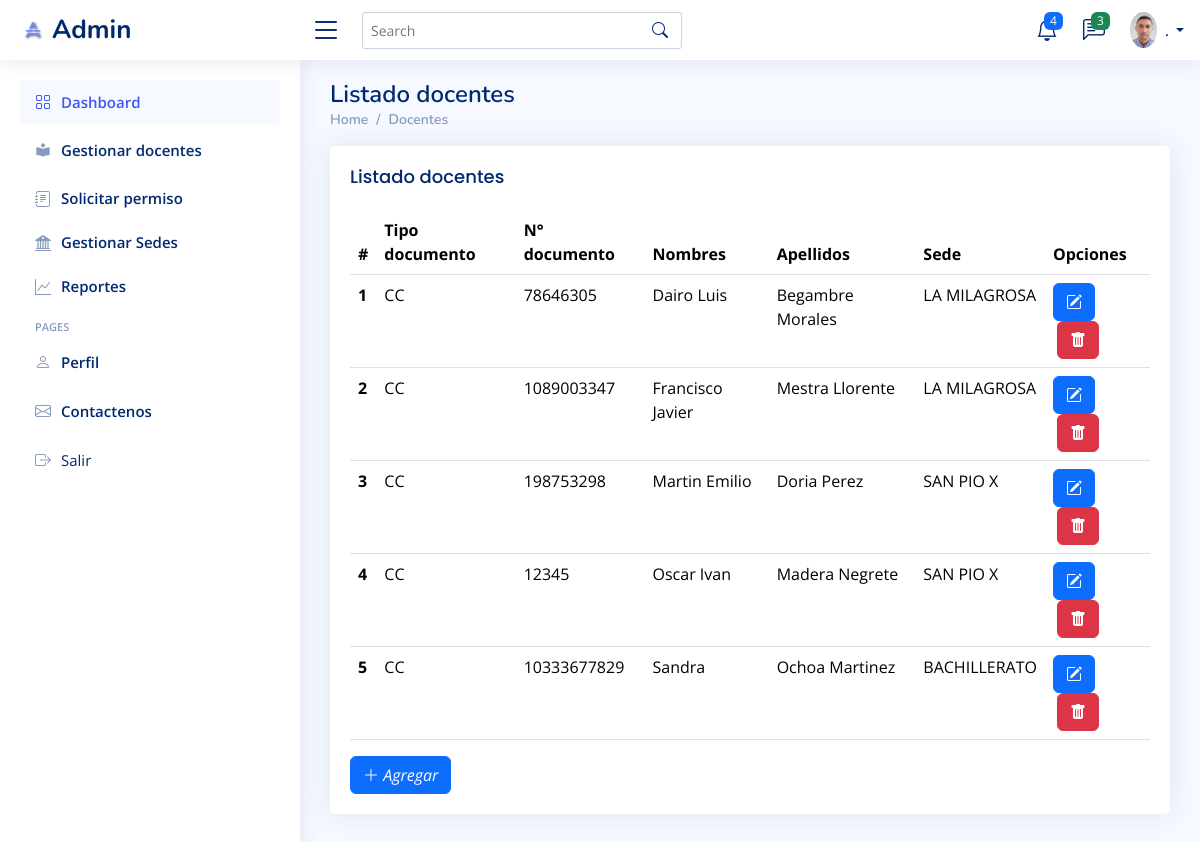
The page /listar_docente/ on the database its author committed.
### login/models.py (models this page shows, shortened)
class Docente(models.Model):
    cedula = 'CC'
    cedula_extranjeria = 'CE'
    pasaporte = 'PA'
    tipo_documento = [
        (cedula, 'Cédula de ciudadanía'),
        (cedula_extranjeria, 'Cédula de extranjería'),
        (pasaporte, 'Pasaporte'),
    ]
    documento = models.CharField(
        max_length=2, choices=tipo_documento, default=cedula)
    numero_cedula = models.IntegerField()
    name = models.CharField(max_length=100, verbose_name='Nombres')
    apellido = models.CharField(max_length=100, verbose_name='Apellidos')
    escuela = models.ForeignKey(
        Sede, default="LA MILAGROSA", on_delete=models.CASCADE)
    email = models.EmailField(blank=True, null=True)
    estado = models.BooleanField(default=True)
    class Meta:
        ordering = ['name']

class Sede(models.Model):
    nombre = models.CharField(max_length=200)
    estado = models.BooleanField(default=True)
    def __str__(self):
        return f"{self.nombre}"
    class Meta:
        ordering = ['nombre']

### login/views.py (the view)
# urls.py: path('listar_docente/', ListarDocente.as_view(), name='listar_docente'),
class ListarDocente(ListView):
    model = Docente
    paginate_by = 20
    template_name = 'src/listar_docente.html'
    def get_context_data(self, **kwargs):
        context = super().get_context_data(**kwargs)
        context['title'] = 'Listado docentes'
        return context

### templates/src/listar_docente.html (shortened to what this page needs)
{% extends "base.html" %}
{% block table %}
<main id="main" class="main">
    <div class="pagetitle">
        <h1>{{title}}</h1>
        <nav>
            <ol class="breadcrumb">
                <li class="breadcrumb-item"><a href={% url "index" %}>Home</a></li>
                <li class="breadcrumb-item"><a href={% url "listar_docente" %}>Docentes</a></li>
            </ol>
        </nav>
    </div>
    <div class="row">
        <div class="col-lg-12">
            <div class="card">
                <div class="card-body">
                    <h5 class="card-title">Listado docentes</h5>
                    <table class="table table-hover">
                        <thead>
                            <tr>
                                <th scope="col">#</th>
                                <th scope="col">Tipo documento</th>
                                <th scope="col">N° documento</th>
                                <th scope="col">Nombres</th>
                                <th scope="col">Apellidos</th>
                                <th scope="col">Sede</th>
                                <th scope="col">Opciones</th>
                            </tr>
                        </thead>
                        <tbody>
                            {% for c in object_list %}
                                {% if c.estado == True %}
                            <tr>
                                <th scope="row">{{forloop.counter}}</th>
                                <td>{{c.documento}}</td>
                                <td>{{c.numero_cedula}}</td>
                                <td>{{c.name}}</td>
                                <td>{{c.apellido}}</td>
                                <td>{{c.escuela}}</td>
                                <td>
                                    <a class="btn btn-primary me-1" href=" {% url "editar_docente" c.id %} " title="
                                        Editar"><i class="bi bi-pencil-square "></i></a><a class="btn btn-danger ms-1"
                                        href=" {% url "eliminar_docente" c.id %} "
                                        title=" Eliminar"><i class="bi bi-trash-fill"></i></a></td>
                            </tr>
                                {% endif %}
                            {% endfor %}
                        </tbody>
                    </table>
                    <a class="btn btn-primary" href=" {% url "crear_docente" %} "><i class=" bi bi-plus-lg">
                        Agregar</i></a>
                </div>
            </div>
        </div>
    </div>
</main>
{% endblock %}

### rows shown on the page
Docente: documento "CC", numero_cedula "78646305", name "Dairo Luis", apellido "Begambre Morales", escuela "LA MILAGROSA"
Docente: documento "CC", numero_cedula "1089003347", name "Francisco Javier", apellido "Mestra Llorente", escuela "LA MILAGROSA"
Docente: documento "CC", numero_cedula "198753298", name "Martin Emilio", apellido "Doria Perez", escuela "SAN PIO X"
Docente: documento "CC", numero_cedula "12345", name "Oscar Ivan", apellido "Madera Negrete", escuela "SAN PIO X"
Docente: documento "CC", numero_cedula "10333677829", name "Sandra", apellido "Ochoa Martinez", escuela "BACHILLERATO"

### other values the page prints
{{ title }} "Listado docentes"
